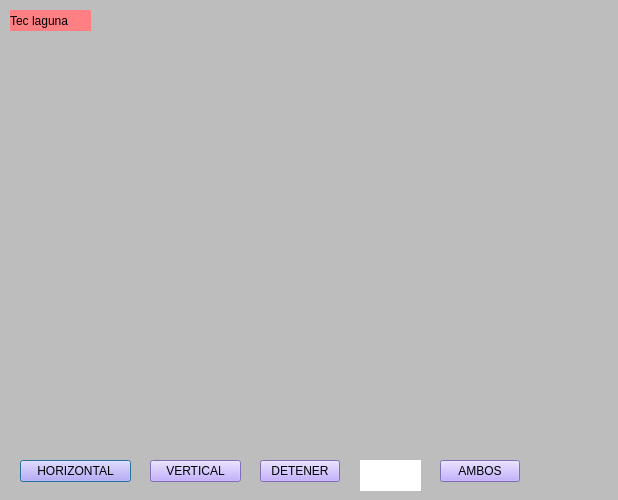
<?xml version="1.0" encoding="UTF-8"?>
<ui version="4.0">
 <class>Dialog</class>
 <widget class="QDialog" name="Dialog">
  <property name="geometry">
   <rect>
    <x>0</x>
    <y>0</y>
    <width>618</width>
    <height>500</height>
   </rect>
  </property>
  <property name="windowTitle">
   <string>MovEtiqueta1</string>
  </property>
  <property name="styleSheet">
   <string notr="true">background-color: rgb(189, 189, 189);</string>
  </property>
  <widget class="QPushButton" name="pushButton">
   <property name="geometry">
    <rect>
     <x>20</x>
     <y>460</y>
     <width>111</width>
     <height>22</height>
    </rect>
   </property>
   <property name="styleSheet">
    <string notr="true">color: rgb(0, 0, 0);
background-color: rgb(179, 153, 255);</string>
   </property>
   <property name="text">
    <string>HORIZONTAL</string>
   </property>
  </widget>
  <widget class="QPushButton" name="pushButton_2">
   <property name="geometry">
    <rect>
     <x>150</x>
     <y>460</y>
     <width>91</width>
     <height>22</height>
    </rect>
   </property>
   <property name="styleSheet">
    <string notr="true">color: rgb(0, 0, 0);
background-color: rgb(179, 153, 255);</string>
   </property>
   <property name="text">
    <string>VERTICAL</string>
   </property>
  </widget>
  <widget class="QPushButton" name="pushButton_3">
   <property name="geometry">
    <rect>
     <x>260</x>
     <y>460</y>
     <width>80</width>
     <height>22</height>
    </rect>
   </property>
   <property name="styleSheet">
    <string notr="true">color: rgb(0, 0, 0);
background-color: rgb(179, 153, 255);</string>
   </property>
   <property name="text">
    <string>DETENER</string>
   </property>
  </widget>
  <widget class="QLabel" name="label">
   <property name="geometry">
    <rect>
     <x>10</x>
     <y>10</y>
     <width>81</width>
     <height>21</height>
    </rect>
   </property>
   <property name="styleSheet">
    <string notr="true">color: rgb(0, 0, 0);
background-color: rgb(255, 127, 131);</string>
   </property>
   <property name="text">
    <string>Tec laguna</string>
   </property>
   <property name="scaledContents">
    <bool>true</bool>
   </property>
   <property name="wordWrap">
    <bool>false</bool>
   </property>
   <property name="textInteractionFlags">
    <set>Qt::LinksAccessibleByMouse</set>
   </property>
  </widget>
  <widget class="QLabel" name="label_2">
   <property name="geometry">
    <rect>
     <x>360</x>
     <y>460</y>
     <width>61</width>
     <height>31</height>
    </rect>
   </property>
   <property name="styleSheet">
    <string notr="true">color: rgb(0, 0, 0);
background-color: rgb(255, 255, 255);</string>
   </property>
   <property name="text">
    <string/>
   </property>
  </widget>
  <widget class="QPushButton" name="pushButton_4">
   <property name="geometry">
    <rect>
     <x>440</x>
     <y>460</y>
     <width>80</width>
     <height>22</height>
    </rect>
   </property>
   <property name="styleSheet">
    <string notr="true">color: rgb(0, 0, 0);
background-color: rgb(179, 153, 255);</string>
   </property>
   <property name="text">
    <string>AMBOS</string>
   </property>
  </widget>
 </widget>
 <resources/>
 <connections/>
</ui>
